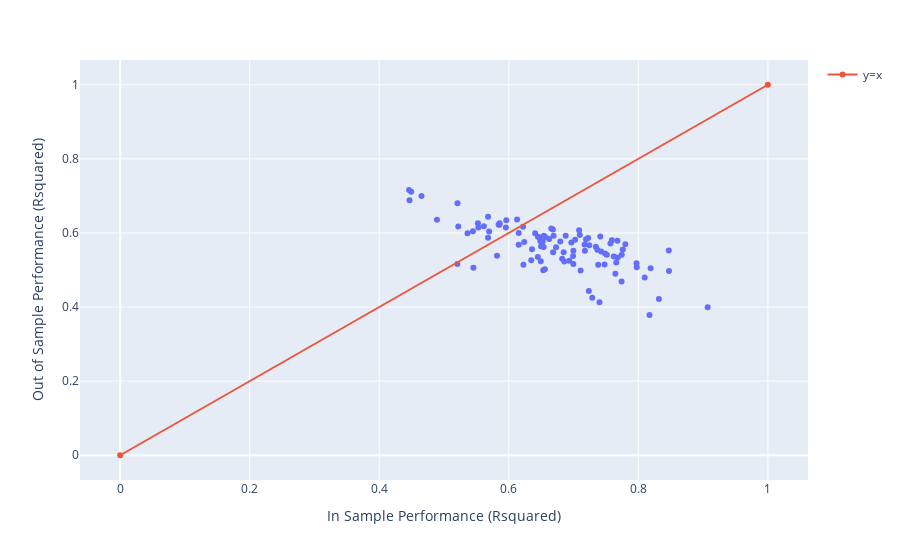

Source (notebook cell):
### Markdown cell above
7) Model 5 expands from model 3 and 4 by the following:
In model 3, you initially just take into consideration attack and defense, then in model 4 you also take into account the speed, the legendary status and the special defense stats and their interactions with the other variables. However, in model 5, you remove the unnecessary interactions and only pay attention to the variables with likely more implication. In this case, you are taking into account attack, defense, speed, legendary status, special defense, special attack, and lastly the generation and type of the pokemon. In the fourth model, you took into consideration interactions between attack and everything else, which led into a lot of overlap. However, swapping the * signs out for + signs resulted in it to stop considering the implication and simply to account for the new data. This improves upon model 3 by adding more information, improves upon model 4 by reducing the number of unnecessary and overlapping interactions, and finally, improves upon both by taking into consideration the pokemon's generation.

7.2) A major downside of Model 5 was the generality in which it handled the data. Model 6 replaces the generation, legendary status, and types of the pokemon with simply focusing on whether or not the pokemon is Normal, Water, from Generation 2 or from Generation 5. It does this by setting them as indicator variables, where if the pokemon's main type is normal, it would satisfy the indicator variable for the normal type. This will result in a lot more nuance and specific data regarding the normal and water type pokemons, allowing you to tell the difference between normal, water, and every other pokemon type. It further lets you take into account the differences between generation 2, generation 5, and those belonging to a generation that isnt generation 2 or 5.

7.3) in the case of model 7, model 7 reimplements a lot of the interaction terms which were removed previously going from Model 4 to Model 5. It adds interactions between each of the variables yet again in a way that makes a bit more sense than in Model 4. This enables the model to determine the relationships between each of the predictor variables and likewise, the HP variable (dependent variable). The conditional number in model 7 after scaling and centering ends up becoming as low as 15.4, down from the ridiculously high e+16 numbers that Model 4 had. This means that the model can accurately determine the effect of each of the variables with a much higher certainty and less uncertainty between what each predictor variable's impact might be.

The rationale between each of these changes was to focus on specific categories, narrowing each of the scopes of what you were looking at. In the first few models, you were just looking at the general interactions between each of the pokeamans. However, as you reach the later points, you see narrowing of the scope down to comparing the difference between pokemon types, pokemon generations, and the like.

### Code cell
import plotly.express as px  # etc.

songs_training_data,songs_testing_data = train_test_split(songs, train_size=31)
linear_form = 'danceability ~ energy * loudness + energy * mode'
   
reps = 100
in_sample_Rsquared = np.array([0.0]*reps)
out_of_sample_Rsquared = np.array([0.0]*reps)
for i in range(reps):
    songs_training_data,songs_testing_data = \
      train_test_split(songs, train_size=31)
    final_model_fit = smf.ols(formula=linear_form, 
                              data=songs_training_data).fit()
    in_sample_Rsquared[i] = final_model_fit.rsquared
    out_of_sample_Rsquared[i] = \
      np.corrcoef(songs_testing_data.danceability, 
                  final_model_fit.predict(songs_testing_data))[0,1]**2
    
df = pd.DataFrame({"In Sample Performance (Rsquared)": in_sample_Rsquared,
                   "Out of Sample Performance (Rsquared)": out_of_sample_Rsquared})     
fig = px.scatter(df, x="In Sample Performance (Rsquared)", 
                     y="Out of Sample Performance (Rsquared)")
fig.add_trace(go.Scatter(x=[0,1], y=[0,1], name="y=x", line_shape='linear'))

### Figure 1 — Plotly figure (JSON) as saved in the notebook; plotly's stock layout.template omitted (floating-point values rounded to 4 significant figures)
{"data": [{"hovertemplate": "In Sample Performance (Rsquared)=%{x}<br>Out of Sample Performance (Rsquared)=%{y}<extra></extra>", "legendgroup": "", "marker": {"color": "#636efa", "symbol": "circle"}, "mode": "markers", "name": "", "orientation": "v", "showlegend": false, "type": "scatter", "x": [0.7678, 0.6682, 0.5857, 0.6825, 0.8473, 0.6879, 0.7109, 0.5859, 0.6227, 0.6967, 0.7683, 0.8173, 0.7289, 0.7344, 0.5363, 0.7744, 0.5447, 0.6347, 0.7225, 0.766, 0.5209, 0.568, 0.7742, 0.776, 0.7972, 0.5697, 0.5617, 0.6731, 0.7976, 0.8471, 0.6523, 0.9071, 0.6539, 0.5955, 0.568, 0.6153, 0.6935, 0.4494, 0.645, 0.7487, 0.6997, 0.6533, 0.6997, 0.6566, 0.5842, 0.7592, 0.7024, 0.6541, 0.7381, 0.7413, 0.4652, 0.7426, 0.717, 0.6448, 0.4468, 0.6408, 0.7176, 0.6993, 0.5961, 0.522, 0.6557, 0.7646, 0.6498, 0.4892, 0.6359, 0.7401, 0.5531, 0.7236, 0.622, 0.446, 0.8317, 0.6128, 0.6656, 0.7242, 0.6238, 0.5818, 0.819, 0.6692, 0.6685, 0.7097, 0.8098, 0.7479, 0.6848, 0.7086, 0.7513, 0.6623, 0.6796, 0.6487, 0.5524, 0.7621, 0.6153, 0.5206, 0.6494, 0.6471, 0.5454, 0.6856, 0.7193, 0.78, 0.7367, 0.757], "xaxis": "x", "y": [0.5793, 0.6096, 0.6221, 0.5301, 0.4974, 0.5927, 0.4986, 0.6259, 0.514, 0.5745, 0.5341, 0.3784, 0.425, 0.563, 0.5994, 0.5409, 0.6043, 0.5264, 0.5867, 0.5203, 0.6803, 0.587, 0.469, 0.5551, 0.5181, 0.6041, 0.618, 0.5617, 0.5072, 0.5529, 0.5772, 0.3997, 0.562, 0.6149, 0.6439, 0.5679, 0.525, 0.7113, 0.5895, 0.5445, 0.5518, 0.4993, 0.5163, 0.5893, 0.6227, 0.5802, 0.5817, 0.5923, 0.5144, 0.5904, 0.6997, 0.5502, 0.5691, 0.5352, 0.6886, 0.5991, 0.5522, 0.5377, 0.6341, 0.6172, 0.5018, 0.4897, 0.5643, 0.6353, 0.5562, 0.413, 0.6144, 0.4431, 0.6171, 0.7157, 0.4218, 0.6365, 0.6117, 0.5668, 0.5758, 0.5384, 0.5049, 0.5922, 0.5476, 0.5947, 0.48, 0.5147, 0.5476, 0.6074, 0.5413, 0.5835, 0.5769, 0.578, 0.6263, 0.5364, 0.5997, 0.5163, 0.5233, 0.5886, 0.5058, 0.523, 0.5831, 0.5697, 0.5548, 0.5717], "yaxis": "y"}, {"line": {"shape": "linear"}, "name": "y=x", "type": "scatter", "x": [0, 1], "y": [0, 1]}], "layout": {"legend": {"tracegroupgap": 0}, "margin": {"t": 60}, "xaxis": {"anchor": "y", "domain": [0, 1], "title": {"text": "In Sample Performance (Rsquared)"}}, "yaxis": {"anchor": "x", "domain": [0, 1], "title": {"text": "Out of Sample Performance (Rsquared)"}}}}
